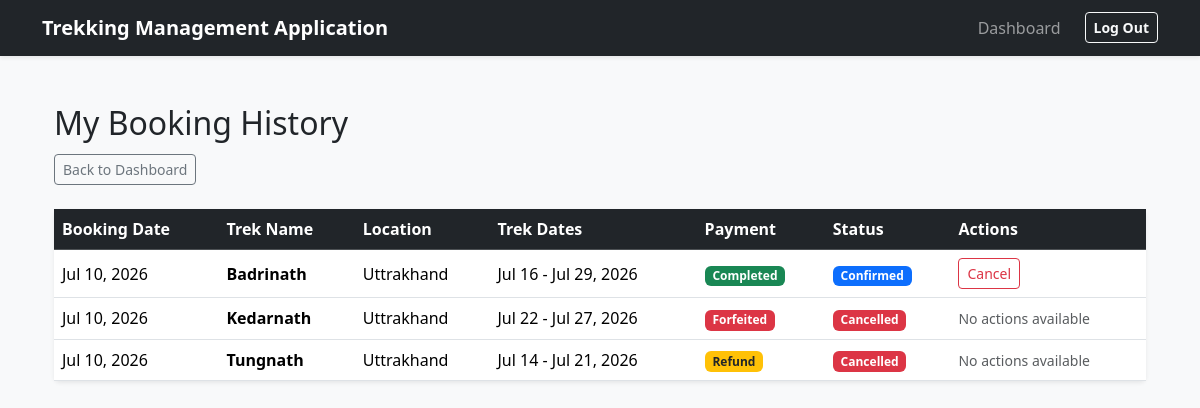
Screenshot of /trekker/history (signed in) with the database file from the repository.
### app/models.py (models this page shows)
class Booking(db.Model):
    __tablename__ = 'bookings'
    id = db.Column(db.Integer, primary_key=True)
    user_id = db.Column(db.Integer, db.ForeignKey('users.id'), nullable=False)
    trek_id = db.Column(db.Integer, db.ForeignKey('treks.id'), nullable=False)
    booking_status = db.Column(db.String(20), default='Confirmed')
    payment_status = db.Column(db.String(20), default='Pending')
    booking_date = db.Column(db.DateTime, default=lambda: datetime.now(timezone.utc)) # using datetime.now(timezone.utc) with lambda, this will act as a function and every time a new row is inserted it will automatically take the correct time

class Trek(db.Model):
    __tablename__ = "treks"
    id = db.Column(db.Integer, primary_key=True)
    trek_name = db.Column(db.String(200), nullable=False)
    assigned_staff_id = db.Column(db.Integer, db.ForeignKey('users.id'), nullable=False)
    location = db.Column(db.String(100), nullable=False)
    difficulty = db.Column(db.String(50), nullable=False)
    duration = db.Column(db.Integer, nullable=False)
    available_slots = db.Column(db.Integer, nullable=False)
    status = db.Column(db.String(30), nullable=False)
    start_date = db.Column(db.DateTime, nullable=False)
    end_date = db.Column(db.DateTime, nullable=False)
    bookings = db.relationship('Booking', backref='trek', lazy=True, cascade='all, delete-orphan')
    assigned_staff = db.relationship('User', foreign_keys=[assigned_staff_id])

### app/routes/trekker.py (the view)
@trekker_bp.route('/history')
def booking_history():
    user_bookings = models.Booking.query.filter_by(user_id=session['user_id']).order_by(models.Booking.booking_date.desc()).all()
    return render_template('/trekker/booking_history/booking_history.html', bookings=user_bookings)

### app/routes/trekker.py (called while the page is built)
@trekker_bp.before_request
def trekker_access():
    if 'user_id' not in session:
        flash("Please Login first", "danger")
        return redirect(url_for('auth.login'))
    if session.get('role') != 'Trekker':
        flash("Access Denied you are not a trekker", "danger")
        return redirect(url_for('auth.login'))

### app/templates/trekker/booking_history/booking_history.html (shortened to what this page needs)
{% extends "base.html" %}
{% block content %}
<div class="container mt-4">
    <div class="row mb-4">
        <div class="col-12">
            <h2 class="mb-1">My Booking History</h2>
            <a href="{{ url_for('trekker.trekker_dashboard') }}" class="btn btn-outline-secondary btn-sm mt-2">Back to Dashboard</a>
        </div>
    </div>
    <div class="card shadow-sm border-0">
        <div class="card-body p-0">
            <div class="table-responsive">
                <table class="table table-hover mb-0">
                    <thead class="table-dark">
                        <tr>
                            <th>Booking Date</th>
                            <th>Trek Name</th>
                            <th>Location</th>
                            <th>Trek Dates</th>
                            <th>Payment</th>
                            <th>Status</th>
                            <th>Actions</th>
                        </tr>
                    </thead>
                    <tbody>
                        {% for booking in bookings %}
                        <tr>
                             <td class="align-middle">{{ booking.booking_date.strftime('%b %d, %Y') }}</td>
                            <td class="align-middle fw-bold">{{ booking.trek.trek_name }}</td>
                            <td class="align-middle">{{ booking.trek.location }}</td>
                            <td class="align-middle">
                                {{ booking.trek.start_date.strftime('%b %d') }} - {{ booking.trek.end_date.strftime('%b %d, %Y') }}
                            </td>
                            <td class="align-middle">
                                {% if booking.payment_status == 'Completed' %}
                                    <span class="badge bg-success">Completed</span>
                                {% elif booking.payment_status == 'Refund' %}
                                    <span class="badge bg-warning text-dark">Refund</span>
                                {% elif booking.payment_status == 'Forfeited' %}
                                    <span class="badge bg-danger text-white">Forfeited</span>
                                {% else %}
                                    <span class="badge bg-warning text-dark">Pending</span>
                                {% endif %}
                            </td>
                            <td class="align-middle">
                                {% if booking.booking_status == 'Confirmed' %}
                                    <span class="badge bg-primary">Confirmed</span>
                                {% elif booking.booking_status == 'Cancelled' %}
                                    <span class="badge bg-danger">Cancelled</span>
                                {% elif booking.booking_status == 'Completed' %}
                                    <span class="badge bg-success">Completed</span>
                                {% else %}
                                    <span class="badge bg-secondary">{{ booking.booking_status }}</span>
                                {% endif %}
                            </td>
                            <td class="align-middle">
                                {% if booking.booking_status == 'Confirmed' and booking.trek.status == 'Upcoming' %}
                                    <form action="{{ url_for('trekker.cancel_booking', booking_id=booking.id) }}" method="POST">
                                        <button type="submit" class="btn btn-sm btn-outline-danger">Cancel</button>
                                    </form>
                                {% else %}
                                    <span class="text-muted small">No actions available</span>
                                {% endif %}
                            </td>
                        </tr>
                        {% endfor %}
                    </tbody>
                </table>
            </div>
        </div>
    </div>
</div>
{% endblock %}

### rows the page displays
Booking: booking_date "Jul 10, 2026", trek.trek_name "Badrinath", trek.location "Uttrakhand", trek.start_date "Jul 16", trek.end_date "Jul 29, 2026", payment_status "Completed", booking_status "Confirmed"
Booking: booking_date "Jul 10, 2026", trek.trek_name "Kedarnath", trek.location "Uttrakhand", trek.start_date "Jul 22", trek.end_date "Jul 27, 2026", payment_status "Forfeited", booking_status "Cancelled"
Booking: booking_date "Jul 10, 2026", trek.trek_name "Tungnath", trek.location "Uttrakhand", trek.start_date "Jul 14", trek.end_date "Jul 21, 2026", payment_status "Refund", booking_status "Cancelled"
